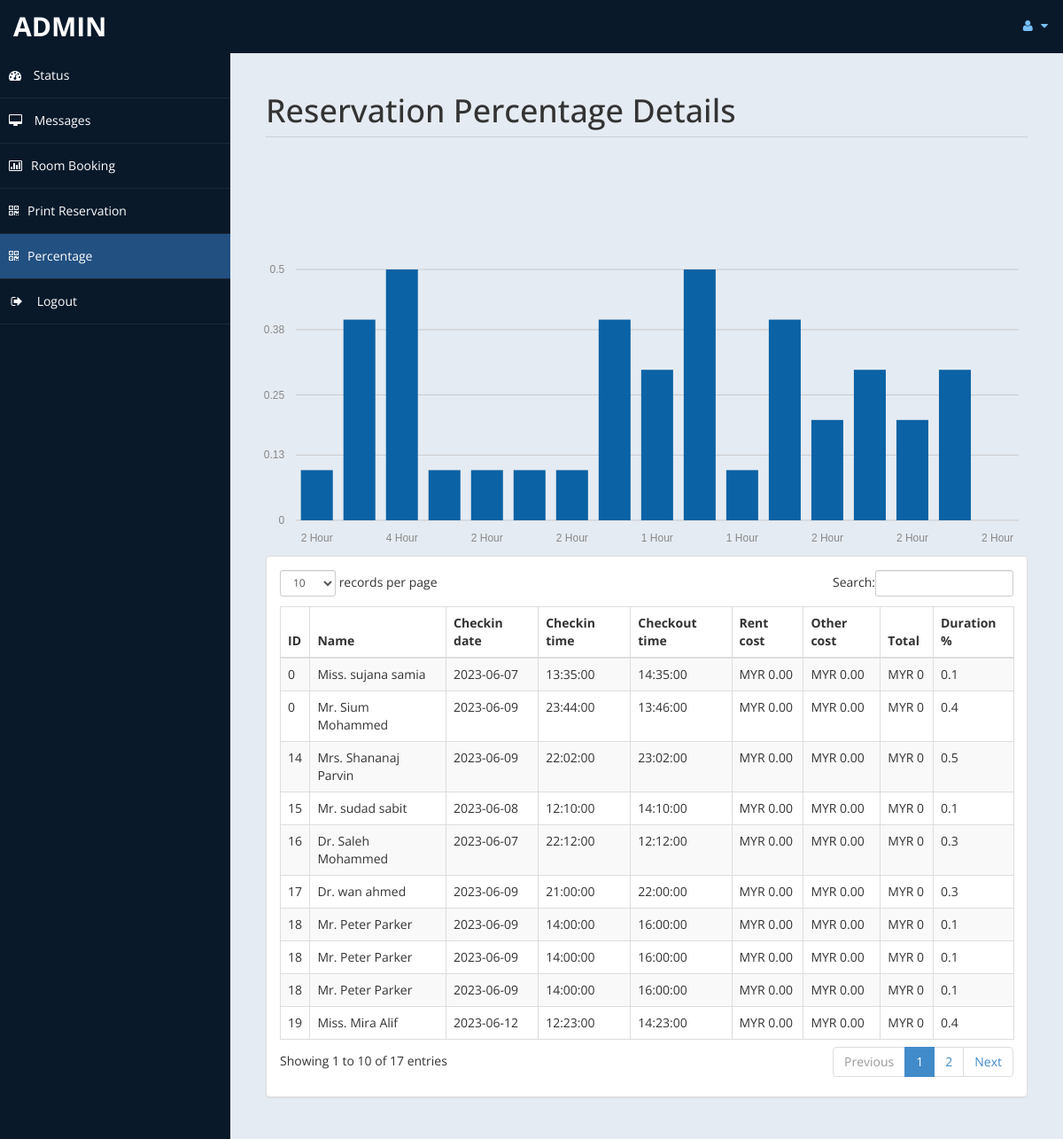
The app's page /admin/profit.php (signed in) with its own data.
### tables this page shows
CREATE TABLE `payment` (
  `id` int(11) NOT NULL,
  `title` varchar(5) DEFAULT NULL,
  `fname` varchar(30) DEFAULT NULL,
  `lname` varchar(30) DEFAULT NULL,
  `duration` varchar(30) DEFAULT NULL,
  `purpose` varchar(30) DEFAULT NULL,
  `nroom` int(11) DEFAULT NULL,
  `cin` date DEFAULT NULL,
  `cout` time DEFAULT NULL,
  `timeout` time DEFAULT NULL,
  `rent` double(8,2) DEFAULT NULL,
  `others` double(8,2) DEFAULT NULL,
  `total` double DEFAULT NULL
);

### admin/profit.php (the view, shortened to what this page needs)
<!DOCTYPE html>
<html xmlns="http://www.w3.org/1999/xhtml">
<head>
    <link href="assets/css/bootstrap.css" rel="stylesheet" />
    <link href="assets/css/font-awesome.css" rel="stylesheet" />
	<link rel="stylesheet" href="assets/css/morris.css">
    <link href="assets/css/custom-styles.css" rel="stylesheet" />
    <link href="assets/js/dataTables/dataTables.bootstrap.css" rel="stylesheet" />
</head>
<body>
    <div id="wrapper">
        <nav class="navbar navbar-default top-navbar" role="navigation">
            <div class="navbar-header">
                <a class="navbar-brand" href="home.php"><?php echo $_SESSION["user"]; ?> </a>
            </div>
            <ul class="nav navbar-top-links navbar-right">
                <li class="dropdown">
                    <a class="dropdown-toggle" data-toggle="dropdown" href="#" aria-expanded="false">
                        <i class="fa fa-user fa-fw"></i> <i class="fa fa-caret-down"></i>
                    </a>
                </li>
            </ul>
        </nav>
        <nav class="navbar-default navbar-side" role="navigation">
            <div class="sidebar-collapse">
                <ul class="nav" id="main-menu">
                    <li>
                        <a href="home.php"><i class="fa fa-dashboard"></i> Status</a>
                    </li>
                    <li>
                        <a  href="messages.php"><i class="fa fa-desktop"></i> Messages</a>
                    </li>
					<li>
                        <a href="roombook.php"><i class="fa fa-bar-chart-o"></i>Room Booking</a>
                    </li>
                    <li>
                        <a  href="printall.php"><i class="fa fa-qrcode"></i>Print Reservation</a>
                    </li>
					 <li>
                        <a class="active-menu" href="profit.php"><i class="fa fa-qrcode"></i>Percentage</a>
                    </li>
                    <li>
                        <a href="logout.php" ><i class="fa fa-sign-out fa-fw"></i> Logout</a>
                    </li>
            </div>
        </nav>
        <div id="page-wrapper" >
            <div id="page-inner">
			 <div class="row">
                    <div class="col-md-12">
                        <h1 class="page-header">
                           Reservation Percentage Details<small> </small>
                        </h1>
                    </div>
                </div>
            <div class="row">
				<?php
				include('db.php');
?>
				<br>
				<br>
				<br>
				<br><div id="chart"></div>
                <div class="col-md-12">
                    <div class="panel panel-default">
                        <div class="panel-body">
                            <div class="table-responsive">
                                <table class="table table-striped table-bordered table-hover" id="dataTables-example">
                                    <thead>
                                        <tr>
											<th>ID</th>
                                            <th>Name</th>
                                            <th>Checkin date</th>
											<th>Checkin time</th>
                                            <th>Checkout time</th>
											<th>Rent cost</th>
											<th>Other cost </th>
											<th>Total</th>
											<th>Duration %</th>
                                        </tr>
                                    </thead>
                                    <tbody>
									<?php
										$sql="select * from payment";
										$re = mysqli_query($con,$sql);
										while($row = mysqli_fetch_array($re))
										{
											$id = $row['id'];
											if($id % 2 ==1 )
											{
												echo"<tr class='gradeC'>
													<td>".$row['id']." </td>
													<td>".$row['title']." ".$row['fname']." ".$row['lname']."</td>
													<td>".$row['cin']."</td>
													<td>".$row['cout']."</td>
													<td>".$row['timeout']."</td>
													<td>MYR ".$row['rent']."</td>
													<td>MYR ".$row['others']."</td>
													<td>MYR ".$row['total']."</td>
													<td>".$row['nroom']*10/100 ."</td>
													</tr>";
											}
											else
											{
												echo"<tr class='gradeU'>
													<td>".$row['id']." </td>
													<td>".$row['title']." ".$row['fname']." ".$row['lname']."</td>
													<td>".$row['cin']."</td>
													<td>".$row['cout']."</td>
													<td>".$row['timeout']."</td>
													<td>MYR ".$row['rent']."</td>
													<td>MYR ".$row['others']."</td>
													<td>MYR ".$row['total']."</td>
													<td>".$row['nroom']*10/100 ."</td>
													</tr>";
											}
										}
									?>
                                    </tbody>
                                </table>
                            </div>
                        </div>
                    </div>
                </div>
            </div>
                </div>
            </div>
    </div>
</body>
</html>

### admin/assets/css/custom-styles.css (style rules this page uses)
body { font-family: 'Open Sans', sans-serif; }
#wrapper { width: 100%; background:#09192A; }
#page-wrapper { padding: 15px 15px; min-height: 600px; background:#E5EBF2; }
#page-inner { width:100%; margin:10px 20px 10px 0px; background-color:transparent; padding:10px; min-height:1200px; }
h1, .h1, h2, .h2, h3, .h3 { margin-top: 7px; margin-bottom: -5px; }
.page-header { padding-bottom: 9px; margin: 10px 0 45px; border-bottom: 1px solid #C7D1DD; }
.top-navbar { margin:0px; }
.top-navbar .navbar-brand { color: #fff; width: 260px; text-align: left; height: 60px; font-size: 30px; font-weight: 700; text-transform: uppercase; line-height: 30px; }
.top-navbar .nav > li { position: relative; display: inline-block; }
.top-navbar .nav > li > a { position: relative; display: block; padding: 19px 15px; color: #77C0FD; }
.active-menu { background-color:#225081!important; }
.sidebar-collapse , .sidebar-collapse .nav { background:none; }
.sidebar-collapse .nav { padding:0; }
.sidebar-collapse .nav > li > a { color:#fff; background:transparent; text-shadow:none; }
.sidebar-collapse > .nav > li > a { padding:15px 10px; }
.sidebar-collapse > .nav > li { border-bottom: 1px solid rgba(107, 108, 109, 0.19); }
.navbar-side { border:none; background-color: transparent; }
.top-navbar { background:#09192A; border-bottom:none; }
.top-navbar .nav > li > a > i { margin-right: 2px; }
.navbar-default { border:0px solid black; }
.navbar-header { background: #09192A; }
.nav > li > a > i { margin-right:10px; }
@media (min-width:768px) { #page-wrapper { margin: 0 0 0 260px; padding: 15px 30px; min-height: 1200px; } }
@media (min-width:768px) { .navbar-side { z-index: 1; position: absolute; width: 260px; } }
@media (min-width:768px) { .navbar { border-radius: 0px; } }

### records on screen
payment: id "0", title "Miss.", fname "sujana", lname "samia", cin "2023-06-07", cout "13:35:00", timeout "14:35:00", rent "0.00", others "0.00", total "0", $row['nroom']*10/100 "0.1"
payment: id "0", title "Mr.", fname "Sium", lname "Mohammed", cin "2023-06-09", cout "23:44:00", timeout "13:46:00", rent "0.00", others "0.00", total "0", $row['nroom']*10/100 "0.4"
payment: id "14", title "Mrs.", fname "Shananaj", lname "Parvin", cin "2023-06-09", cout "22:02:00", timeout "23:02:00", rent "0.00", others "0.00", total "0", $row['nroom']*10/100 "0.5"
payment: id "15", title "Mr.", fname "sudad", lname "sabit", cin "2023-06-08", cout "12:10:00", timeout "14:10:00", rent "0.00", others "0.00", total "0", $row['nroom']*10/100 "0.1"
payment: id "18", title "Mr.", fname "Peter", lname "Parker", cin "2023-06-09", cout "14:00:00", timeout "16:00:00", rent "0.00", others "0.00", total "0", $row['nroom']*10/100 "0.1"
payment: id "18", title "Mr.", fname "Peter", lname "Parker", cin "2023-06-09", cout "14:00:00", timeout "16:00:00", rent "0.00", others "0.00", total "0", $row['nroom']*10/100 "0.1"
payment: id "18", title "Mr.", fname "Peter", lname "Parker", cin "2023-06-09", cout "14:00:00", timeout "16:00:00", rent "0.00", others "0.00", total "0", $row['nroom']*10/100 "0.1"
payment: id "19", title "Miss.", fname "Mira", lname "Alif", cin "2023-06-12", cout "12:23:00", timeout "14:23:00", rent "0.00", others "0.00", total "0", $row['nroom']*10/100 "0.4"
payment: id "16", title "Dr.", fname "Saleh", lname "Mohammed", cin "2023-06-07", cout "22:12:00", timeout "12:12:00", rent "0.00", others "0.00", total "0", $row['nroom']*10/100 "0.3"
payment: id "17", title "Dr.", fname "wan", lname "ahmed", cin "2023-06-09", cout "21:00:00", timeout "22:00:00", rent "0.00", others "0.00", total "0", $row['nroom']*10/100 "0.3"

### other values on screen
$_SESSION["user"] "ADMIN"
